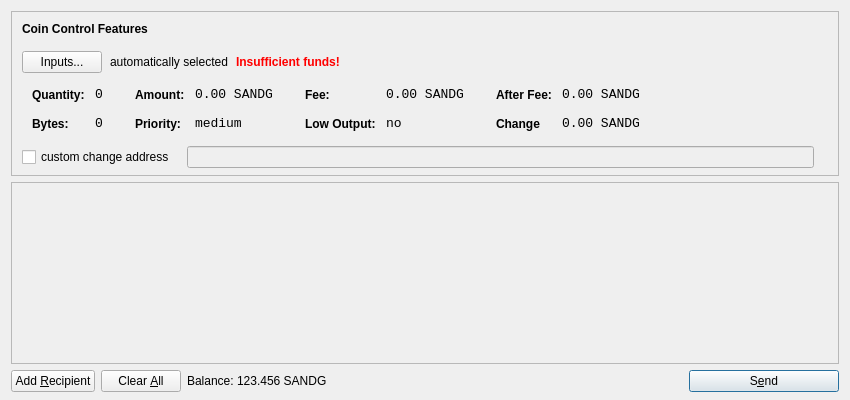
<?xml version="1.0" encoding="UTF-8"?>
<ui version="4.0">
 <class>SendCoinsDialog</class>
 <widget class="QDialog" name="SendCoinsDialog">
  <property name="geometry">
   <rect>
    <x>0</x>
    <y>0</y>
    <width>850</width>
    <height>400</height>
   </rect>
  </property>
  <property name="windowTitle">
   <string>Send Coins</string>
  </property>
  <layout class="QVBoxLayout" name="verticalLayout" stretch="0,1,0">
   <property name="bottomMargin">
    <number>8</number>
   </property>
   <item>
    <widget class="QFrame" name="frameCoinControl">
     <property name="sizePolicy">
      <sizepolicy hsizetype="Expanding" vsizetype="Expanding">
       <horstretch>0</horstretch>
       <verstretch>0</verstretch>
      </sizepolicy>
     </property>
     <property name="maximumSize">
      <size>
       <width>16777215</width>
       <height>16777215</height>
      </size>
     </property>
     <property name="frameShape">
      <enum>QFrame::StyledPanel</enum>
     </property>
     <property name="frameShadow">
      <enum>QFrame::Sunken</enum>
     </property>
     <layout class="QVBoxLayout" name="verticalLayoutCoinControl2">
      <property name="spacing">
       <number>6</number>
      </property>
      <property name="leftMargin">
       <number>0</number>
      </property>
      <property name="topMargin">
       <number>0</number>
      </property>
      <property name="rightMargin">
       <number>0</number>
      </property>
      <property name="bottomMargin">
       <number>6</number>
      </property>
      <item>
       <layout class="QVBoxLayout" name="verticalLayoutCoinControl" stretch="0,0,0,0,1">
        <property name="spacing">
         <number>0</number>
        </property>
        <property name="leftMargin">
         <number>10</number>
        </property>
        <property name="topMargin">
         <number>10</number>
        </property>
        <item>
         <layout class="QHBoxLayout" name="horizontalLayoutCoinControl1">
          <property name="bottomMargin">
           <number>15</number>
          </property>
          <item>
           <widget class="QLabel" name="labelCoinControlFeatures">
            <property name="sizePolicy">
             <sizepolicy hsizetype="Preferred" vsizetype="Maximum">
              <horstretch>0</horstretch>
              <verstretch>0</verstretch>
             </sizepolicy>
            </property>
            <property name="font">
             <font>
              <weight>75</weight>
              <bold>true</bold>
             </font>
            </property>
            <property name="styleSheet">
             <string notr="true">font-weight:bold;</string>
            </property>
            <property name="text">
             <string>Coin Control Features</string>
            </property>
           </widget>
          </item>
         </layout>
        </item>
        <item>
         <layout class="QHBoxLayout" name="horizontalLayoutCoinControl2" stretch="0,0,0,0">
          <property name="spacing">
           <number>8</number>
          </property>
          <property name="bottomMargin">
           <number>10</number>
          </property>
          <item>
           <widget class="QPushButton" name="pushButtonCoinControl">
            <property name="styleSheet">
             <string notr="true"/>
            </property>
            <property name="text">
             <string>Inputs...</string>
            </property>
           </widget>
          </item>
          <item>
           <widget class="QLabel" name="labelCoinControlAutomaticallySelected">
            <property name="text">
             <string>automatically selected</string>
            </property>
            <property name="margin">
             <number>5</number>
            </property>
           </widget>
          </item>
          <item>
           <widget class="QLabel" name="labelCoinControlInsuffFunds">
            <property name="font">
             <font>
              <weight>75</weight>
              <bold>true</bold>
             </font>
            </property>
            <property name="styleSheet">
             <string notr="true">color:red;font-weight:bold;</string>
            </property>
            <property name="text">
             <string>Insufficient funds!</string>
            </property>
            <property name="margin">
             <number>5</number>
            </property>
           </widget>
          </item>
          <item>
           <spacer name="horizontalSpacerCoinControl">
            <property name="orientation">
             <enum>Qt::Horizontal</enum>
            </property>
            <property name="sizeHint" stdset="0">
             <size>
              <width>40</width>
              <height>1</height>
             </size>
            </property>
           </spacer>
          </item>
         </layout>
        </item>
        <item>
         <widget class="QWidget" name="widgetCoinControl" native="true">
          <property name="sizePolicy">
           <sizepolicy hsizetype="Preferred" vsizetype="Preferred">
            <horstretch>0</horstretch>
            <verstretch>0</verstretch>
           </sizepolicy>
          </property>
          <property name="minimumSize">
           <size>
            <width>0</width>
            <height>0</height>
           </size>
          </property>
          <property name="styleSheet">
           <string notr="true"/>
          </property>
          <layout class="QHBoxLayout" name="horizontalLayoutCoinControl5">
           <property name="margin">
            <number>0</number>
           </property>
           <item>
            <layout class="QHBoxLayout" name="horizontalLayoutCoinControl3" stretch="0,0,0,1">
             <property name="spacing">
              <number>20</number>
             </property>
             <property name="topMargin">
              <number>0</number>
             </property>
             <property name="bottomMargin">
              <number>10</number>
             </property>
             <item>
              <layout class="QFormLayout" name="formLayoutCoinControl1">
               <property name="horizontalSpacing">
                <number>10</number>
               </property>
               <property name="verticalSpacing">
                <number>14</number>
               </property>
               <property name="leftMargin">
                <number>10</number>
               </property>
               <property name="topMargin">
                <number>4</number>
               </property>
               <property name="rightMargin">
                <number>6</number>
               </property>
               <item row="0" column="0">
                <widget class="QLabel" name="labelCoinControlQuantityText">
                 <property name="styleSheet">
                  <string notr="true">font-weight:bold;</string>
                 </property>
                 <property name="text">
                  <string>Quantity:</string>
                 </property>
                 <property name="margin">
                  <number>0</number>
                 </property>
                </widget>
               </item>
               <item row="0" column="1">
                <widget class="QLabel" name="labelCoinControlQuantity">
                 <property name="font">
                  <font>
                   <family>Monospace</family>
                   <pointsize>10</pointsize>
                  </font>
                 </property>
                 <property name="cursor">
                  <cursorShape>IBeamCursor</cursorShape>
                 </property>
                 <property name="contextMenuPolicy">
                  <enum>Qt::ActionsContextMenu</enum>
                 </property>
                 <property name="text">
                  <string>0</string>
                 </property>
                 <property name="margin">
                  <number>0</number>
                 </property>
                 <property name="textInteractionFlags">
                  <set>Qt::LinksAccessibleByMouse|Qt::TextSelectableByKeyboard|Qt::TextSelectableByMouse</set>
                 </property>
                </widget>
               </item>
               <item row="1" column="0">
                <widget class="QLabel" name="labelCoinControlBytesText">
                 <property name="styleSheet">
                  <string notr="true">font-weight:bold;</string>
                 </property>
                 <property name="text">
                  <string>Bytes:</string>
                 </property>
                </widget>
               </item>
               <item row="1" column="1">
                <widget class="QLabel" name="labelCoinControlBytes">
                 <property name="font">
                  <font>
                   <family>Monospace</family>
                   <pointsize>10</pointsize>
                  </font>
                 </property>
                 <property name="cursor">
                  <cursorShape>IBeamCursor</cursorShape>
                 </property>
                 <property name="contextMenuPolicy">
                  <enum>Qt::ActionsContextMenu</enum>
                 </property>
                 <property name="text">
                  <string>0</string>
                 </property>
                 <property name="textInteractionFlags">
                  <set>Qt::LinksAccessibleByMouse|Qt::TextSelectableByKeyboard|Qt::TextSelectableByMouse</set>
                 </property>
                </widget>
               </item>
              </layout>
             </item>
             <item>
              <layout class="QFormLayout" name="formLayoutCoinControl2">
               <property name="horizontalSpacing">
                <number>10</number>
               </property>
               <property name="verticalSpacing">
                <number>14</number>
               </property>
               <property name="leftMargin">
                <number>6</number>
               </property>
               <property name="topMargin">
                <number>4</number>
               </property>
               <property name="rightMargin">
                <number>6</number>
               </property>
               <item row="0" column="0">
                <widget class="QLabel" name="labelCoinControlAmountText">
                 <property name="styleSheet">
                  <string notr="true">font-weight:bold;</string>
                 </property>
                 <property name="text">
                  <string>Amount:</string>
                 </property>
                 <property name="margin">
                  <number>0</number>
                 </property>
                </widget>
               </item>
               <item row="0" column="1">
                <widget class="QLabel" name="labelCoinControlAmount">
                 <property name="font">
                  <font>
                   <family>Monospace</family>
                   <pointsize>10</pointsize>
                  </font>
                 </property>
                 <property name="cursor">
                  <cursorShape>IBeamCursor</cursorShape>
                 </property>
                 <property name="contextMenuPolicy">
                  <enum>Qt::ActionsContextMenu</enum>
                 </property>
                 <property name="text">
                  <string>0.00 SANDG</string>
                 </property>
                 <property name="textInteractionFlags">
                  <set>Qt::LinksAccessibleByMouse|Qt::TextSelectableByKeyboard|Qt::TextSelectableByMouse</set>
                 </property>
                </widget>
               </item>
               <item row="1" column="0">
                <widget class="QLabel" name="labelCoinControlPriorityText">
                 <property name="styleSheet">
                  <string notr="true">font-weight:bold;</string>
                 </property>
                 <property name="text">
                  <string>Priority:</string>
                 </property>
                </widget>
               </item>
               <item row="1" column="1">
                <widget class="QLabel" name="labelCoinControlPriority">
                 <property name="font">
                  <font>
                   <family>Monospace</family>
                   <pointsize>10</pointsize>
                  </font>
                 </property>
                 <property name="cursor">
                  <cursorShape>IBeamCursor</cursorShape>
                 </property>
                 <property name="contextMenuPolicy">
                  <enum>Qt::ActionsContextMenu</enum>
                 </property>
                 <property name="text">
                  <string>medium</string>
                 </property>
                 <property name="textInteractionFlags">
                  <set>Qt::LinksAccessibleByMouse|Qt::TextSelectableByKeyboard|Qt::TextSelectableByMouse</set>
                 </property>
                </widget>
               </item>
              </layout>
             </item>
             <item>
              <layout class="QFormLayout" name="formLayoutCoinControl3">
               <property name="horizontalSpacing">
                <number>10</number>
               </property>
               <property name="verticalSpacing">
                <number>14</number>
               </property>
               <property name="leftMargin">
                <number>6</number>
               </property>
               <property name="topMargin">
                <number>4</number>
               </property>
               <property name="rightMargin">
                <number>6</number>
               </property>
               <item row="0" column="0">
                <widget class="QLabel" name="labelCoinControlFeeText">
                 <property name="styleSheet">
                  <string notr="true">font-weight:bold;</string>
                 </property>
                 <property name="text">
                  <string>Fee:</string>
                 </property>
                 <property name="margin">
                  <number>0</number>
                 </property>
                </widget>
               </item>
               <item row="0" column="1">
                <widget class="QLabel" name="labelCoinControlFee">
                 <property name="font">
                  <font>
                   <family>Monospace</family>
                   <pointsize>10</pointsize>
                  </font>
                 </property>
                 <property name="cursor">
                  <cursorShape>IBeamCursor</cursorShape>
                 </property>
                 <property name="contextMenuPolicy">
                  <enum>Qt::ActionsContextMenu</enum>
                 </property>
                 <property name="text">
                  <string>0.00 SANDG</string>
                 </property>
                 <property name="textInteractionFlags">
                  <set>Qt::LinksAccessibleByMouse|Qt::TextSelectableByKeyboard|Qt::TextSelectableByMouse</set>
                 </property>
                </widget>
               </item>
               <item row="1" column="0">
                <widget class="QLabel" name="labelCoinControlLowOutputText">
                 <property name="styleSheet">
                  <string notr="true">font-weight:bold;</string>
                 </property>
                 <property name="text">
                  <string>Low Output:</string>
                 </property>
                </widget>
               </item>
               <item row="1" column="1">
                <widget class="QLabel" name="labelCoinControlLowOutput">
                 <property name="font">
                  <font>
                   <family>Monospace</family>
                   <pointsize>10</pointsize>
                  </font>
                 </property>
                 <property name="cursor">
                  <cursorShape>IBeamCursor</cursorShape>
                 </property>
                 <property name="contextMenuPolicy">
                  <enum>Qt::ActionsContextMenu</enum>
                 </property>
                 <property name="text">
                  <string>no</string>
                 </property>
                 <property name="textInteractionFlags">
                  <set>Qt::LinksAccessibleByMouse|Qt::TextSelectableByKeyboard|Qt::TextSelectableByMouse</set>
                 </property>
                </widget>
               </item>
              </layout>
             </item>
             <item>
              <layout class="QFormLayout" name="formLayoutCoinControl4">
               <property name="horizontalSpacing">
                <number>10</number>
               </property>
               <property name="verticalSpacing">
                <number>14</number>
               </property>
               <property name="leftMargin">
                <number>6</number>
               </property>
               <property name="topMargin">
                <number>4</number>
               </property>
               <property name="rightMargin">
                <number>6</number>
               </property>
               <item row="0" column="0">
                <widget class="QLabel" name="labelCoinControlAfterFeeText">
                 <property name="styleSheet">
                  <string notr="true">font-weight:bold;</string>
                 </property>
                 <property name="text">
                  <string>After Fee:</string>
                 </property>
                 <property name="margin">
                  <number>0</number>
                 </property>
                </widget>
               </item>
               <item row="0" column="1">
                <widget class="QLabel" name="labelCoinControlAfterFee">
                 <property name="font">
                  <font>
                   <family>Monospace</family>
                   <pointsize>10</pointsize>
                  </font>
                 </property>
                 <property name="cursor">
                  <cursorShape>IBeamCursor</cursorShape>
                 </property>
                 <property name="contextMenuPolicy">
                  <enum>Qt::ActionsContextMenu</enum>
                 </property>
                 <property name="text">
                  <string>0.00 SANDG</string>
                 </property>
                 <property name="textInteractionFlags">
                  <set>Qt::LinksAccessibleByMouse|Qt::TextSelectableByKeyboard|Qt::TextSelectableByMouse</set>
                 </property>
                </widget>
               </item>
               <item row="1" column="0">
                <widget class="QLabel" name="labelCoinControlChangeText">
                 <property name="styleSheet">
                  <string notr="true">font-weight:bold;</string>
                 </property>
                 <property name="text">
                  <string>Change</string>
                 </property>
                </widget>
               </item>
               <item row="1" column="1">
                <widget class="QLabel" name="labelCoinControlChange">
                 <property name="font">
                  <font>
                   <family>Monospace</family>
                   <pointsize>10</pointsize>
                  </font>
                 </property>
                 <property name="cursor">
                  <cursorShape>IBeamCursor</cursorShape>
                 </property>
                 <property name="contextMenuPolicy">
                  <enum>Qt::ActionsContextMenu</enum>
                 </property>
                 <property name="text">
                  <string>0.00 SANDG</string>
                 </property>
                 <property name="textInteractionFlags">
                  <set>Qt::LinksAccessibleByMouse|Qt::TextSelectableByKeyboard|Qt::TextSelectableByMouse</set>
                 </property>
                </widget>
               </item>
              </layout>
             </item>
            </layout>
           </item>
          </layout>
         </widget>
        </item>
        <item>
         <layout class="QHBoxLayout" name="horizontalLayoutCoinControl4" stretch="0,0,0">
          <property name="spacing">
           <number>12</number>
          </property>
          <property name="sizeConstraint">
           <enum>QLayout::SetDefaultConstraint</enum>
          </property>
          <property name="topMargin">
           <number>5</number>
          </property>
          <property name="rightMargin">
           <number>5</number>
          </property>
          <item>
           <widget class="QCheckBox" name="checkBoxCoinControlChange">
            <property name="text">
             <string>custom change address</string>
            </property>
           </widget>
          </item>
          <item>
           <widget class="QLineEdit" name="lineEditCoinControlChange">
            <property name="enabled">
             <bool>false</bool>
            </property>
            <property name="sizePolicy">
             <sizepolicy hsizetype="Expanding" vsizetype="Fixed">
              <horstretch>0</horstretch>
              <verstretch>0</verstretch>
             </sizepolicy>
            </property>
           </widget>
          </item>
          <item>
           <widget class="QLabel" name="labelCoinControlChangeLabel">
            <property name="sizePolicy">
             <sizepolicy hsizetype="Preferred" vsizetype="Expanding">
              <horstretch>0</horstretch>
              <verstretch>0</verstretch>
             </sizepolicy>
            </property>
            <property name="minimumSize">
             <size>
              <width>0</width>
              <height>0</height>
             </size>
            </property>
            <property name="text">
             <string/>
            </property>
            <property name="margin">
             <number>3</number>
            </property>
           </widget>
          </item>
         </layout>
        </item>
        <item>
         <spacer name="verticalSpacerCoinControl">
          <property name="orientation">
           <enum>Qt::Vertical</enum>
          </property>
          <property name="sizeHint" stdset="0">
           <size>
            <width>800</width>
            <height>1</height>
           </size>
          </property>
         </spacer>
        </item>
       </layout>
      </item>
     </layout>
    </widget>
   </item>
   <item>
    <widget class="QScrollArea" name="scrollArea">
     <property name="widgetResizable">
      <bool>true</bool>
     </property>
     <widget class="QWidget" name="scrollAreaWidgetContents">
      <property name="geometry">
       <rect>
        <x>0</x>
        <y>0</y>
        <width>830</width>
        <height>162</height>
       </rect>
      </property>
      <layout class="QVBoxLayout" name="verticalLayout_2">
       <property name="margin">
        <number>0</number>
       </property>
       <item>
        <layout class="QVBoxLayout" name="entries">
         <property name="spacing">
          <number>6</number>
         </property>
        </layout>
       </item>
       <item>
        <spacer name="verticalSpacer">
         <property name="orientation">
          <enum>Qt::Vertical</enum>
         </property>
         <property name="sizeHint" stdset="0">
          <size>
           <width>20</width>
           <height>40</height>
          </size>
         </property>
        </spacer>
       </item>
      </layout>
     </widget>
    </widget>
   </item>
   <item>
    <layout class="QHBoxLayout" name="horizontalLayout">
     <item>
      <widget class="QPushButton" name="addButton">
       <property name="toolTip">
        <string>Send to multiple recipients at once</string>
       </property>
       <property name="text">
        <string>Add &amp;Recipient</string>
       </property>
       <property name="icon">
        <iconset resource="../bitcoin.qrc">
         <normaloff>:/icons/add</normaloff>:/icons/add</iconset>
       </property>
       <property name="autoDefault">
        <bool>false</bool>
       </property>
      </widget>
     </item>
     <item>
      <widget class="QPushButton" name="clearButton">
       <property name="sizePolicy">
        <sizepolicy hsizetype="Minimum" vsizetype="Fixed">
         <horstretch>0</horstretch>
         <verstretch>0</verstretch>
        </sizepolicy>
       </property>
       <property name="toolTip">
        <string>Remove all transaction fields</string>
       </property>
       <property name="text">
        <string>Clear &amp;All</string>
       </property>
       <property name="icon">
        <iconset resource="../bitcoin.qrc">
         <normaloff>:/icons/remove</normaloff>:/icons/remove</iconset>
       </property>
       <property name="autoRepeatDelay">
        <number>300</number>
       </property>
       <property name="autoDefault">
        <bool>false</bool>
       </property>
      </widget>
     </item>
     <item>
      <layout class="QHBoxLayout" name="horizontalLayout_2">
       <property name="spacing">
        <number>3</number>
       </property>
       <item>
        <widget class="QLabel" name="label">
         <property name="sizePolicy">
          <sizepolicy hsizetype="Preferred" vsizetype="Fixed">
           <horstretch>0</horstretch>
           <verstretch>0</verstretch>
          </sizepolicy>
         </property>
         <property name="text">
          <string>Balance:</string>
         </property>
        </widget>
       </item>
       <item>
        <widget class="QLabel" name="labelBalance">
         <property name="sizePolicy">
          <sizepolicy hsizetype="Preferred" vsizetype="Fixed">
           <horstretch>0</horstretch>
           <verstretch>0</verstretch>
          </sizepolicy>
         </property>
         <property name="cursor">
          <cursorShape>IBeamCursor</cursorShape>
         </property>
         <property name="text">
          <string>123.456 SANDG</string>
         </property>
         <property name="textInteractionFlags">
          <set>Qt::LinksAccessibleByMouse|Qt::TextSelectableByKeyboard|Qt::TextSelectableByMouse</set>
         </property>
        </widget>
       </item>
      </layout>
     </item>
     <item>
      <spacer name="horizontalSpacer">
       <property name="orientation">
        <enum>Qt::Horizontal</enum>
       </property>
       <property name="sizeHint" stdset="0">
        <size>
         <width>40</width>
         <height>20</height>
        </size>
       </property>
      </spacer>
     </item>
     <item>
      <widget class="QPushButton" name="sendButton">
       <property name="minimumSize">
        <size>
         <width>150</width>
         <height>0</height>
        </size>
       </property>
       <property name="toolTip">
        <string>Confirm the send action</string>
       </property>
       <property name="text">
        <string>S&amp;end</string>
       </property>
       <property name="icon">
        <iconset resource="../bitcoin.qrc">
         <normaloff>:/icons/send</normaloff>:/icons/send</iconset>
       </property>
       <property name="default">
        <bool>true</bool>
       </property>
      </widget>
     </item>
    </layout>
   </item>
  </layout>
 </widget>
 <resources>
  <include location="../bitcoin.qrc"/>
 </resources>
 <connections/>
</ui>
